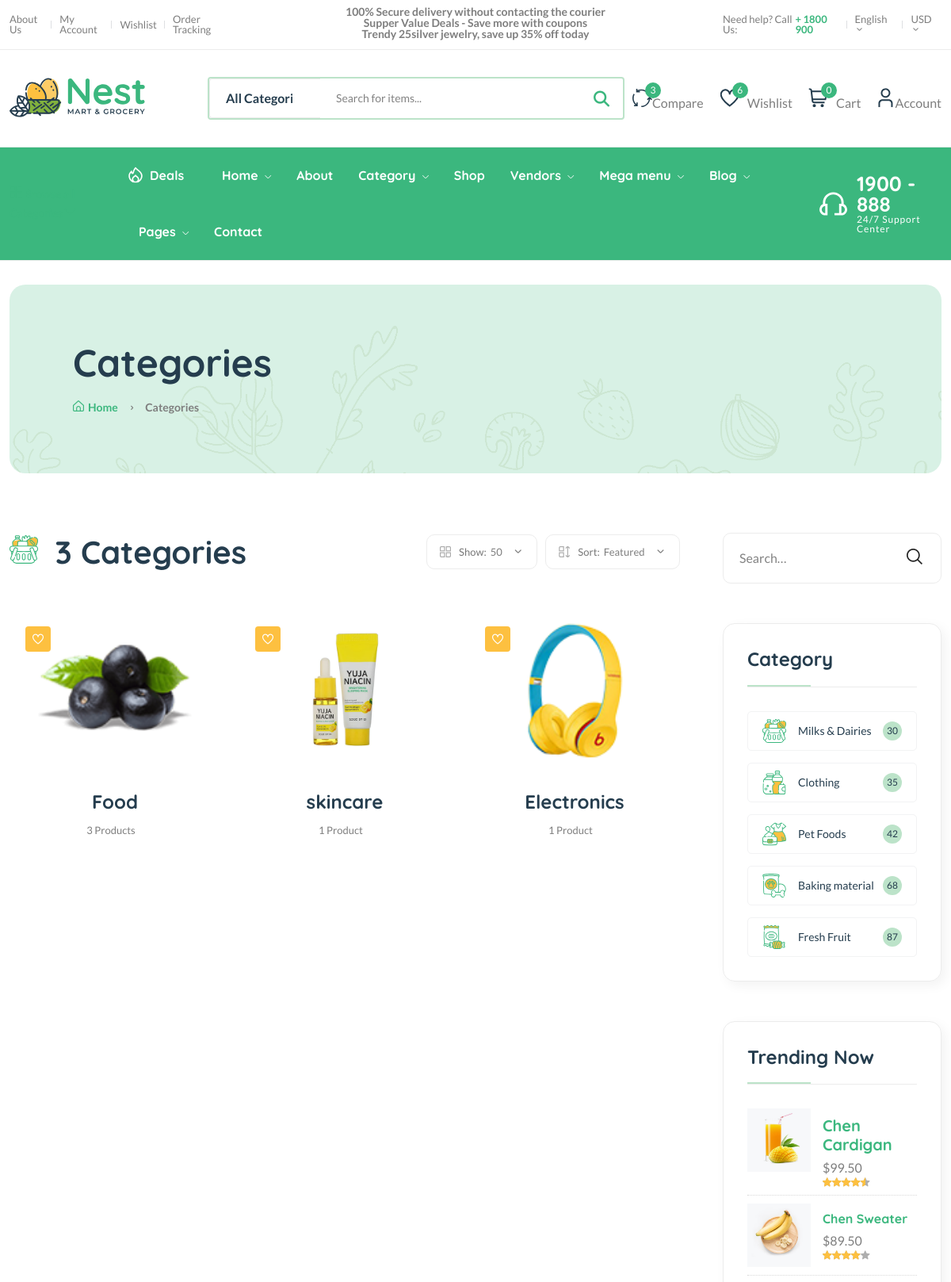
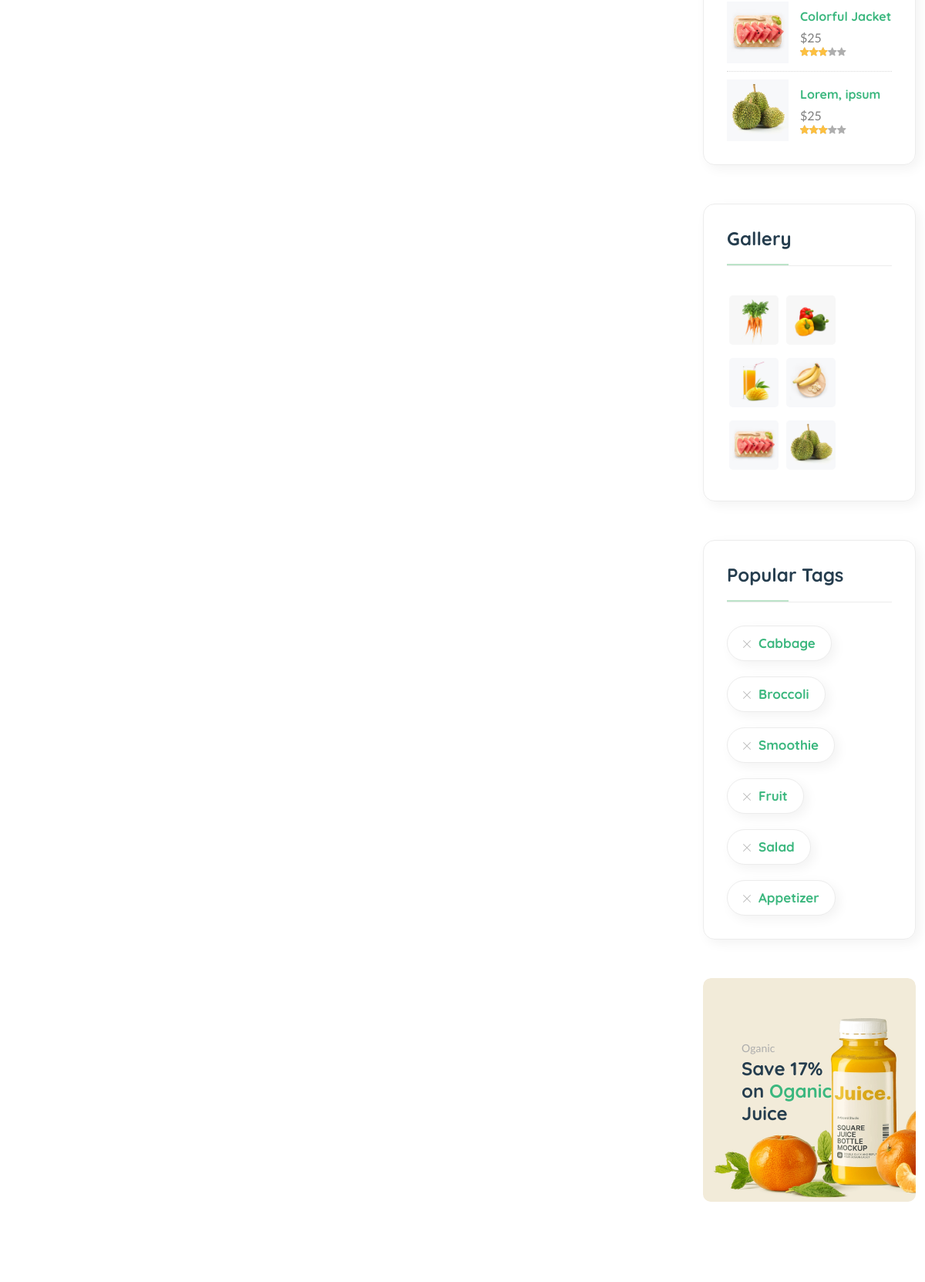
The page /category/ (upper part) on the database its author committed (2 pictures, top to bottom).
### core/models.py (models this page shows, shortened)
class Category(models.Model):
    cid = ShortUUIDField(length=10, max_length=20, unique=True, alphabet = 'abcdefghij1234560789',prefix='cat')
    title = models.CharField(max_length=100,default='product')
    image = models.ImageField(upload_to='category',default='categor.jpg')
    class Meta:
        verbose_name_plural = "Categories"

### core/views.py (the view)
# urls.py: path('category/',views.category_list_view,name='category-list'),
def category_list_view(request):
    categories = Category.objects.all()
    context={
        'categories':categories
    }
    return render(request, 'core/category-list.html', context)

### core/context_processor.py (called while the page is built)
def default(request):
    categories = Category.objects.all()
    products = Product.objects.all()
    vendors = Vendor.objects.all()
    min_max_price = Product.objects.aggregate(min_price=Min('price'),max_price=Max('price'))
    print('price range',min_max_price)
    try:
          address = Address.objects.get(user=request.user)
    except:
         address=None
    return {
         'categories':categories,
         'address':address,
         'vendors':vendors,
         'min_max_price':min_max_price
    }

### templates/core/category-list.html (shortened to what this page needs)
{% extends 'partials/base.html'%}
{% load static %}
{% block content %}
    <main class="main">
        <div class="page-header mt-30 mb-75">
            <div class="container">
                <div class="archive-header">
                    <div class="row align-items-center">
                        <div class="col-xl-3">
                            <h1 class="mb-15">Categories</h1>
                            <div class="breadcrumb">
                                <a href="index.html" rel="nofollow"><i class="fi-rs-home mr-5"></i>Home</a>
                                <span></span> Categories
                            </div>
                        </div>
                    </div>
                </div>
            </div>
        </div>
        <div class="page-content mb-50">
            <div class="container">
                <div class="row">
                    <div class="col-lg-9">
                        <div class="shop-product-fillter mb-50 pr-30">
                            <div class="totall-product">
                                <h2>
                                    <img class="w-36px mr-10" src="{% static 'assets/imgs/theme/icons/category-1.svg' %}" alt="" />
                                    {{categories.count}} Categories
                                </h2>
                            </div>
                            <div class="sort-by-product-area">
                                <div class="sort-by-cover mr-10">
                                    <div class="sort-by-product-wrap">
                                        <div class="sort-by">
                                            <span><i class="fi-rs-apps"></i>Show:</span>
                                        </div>
                                        <div class="sort-by-dropdown-wrap">
                                            <span> 50 <i class="fi-rs-angle-small-down"></i></span>
                                        </div>
                                    </div>
                                </div>
                                <div class="sort-by-cover">
                                    <div class="sort-by-product-wrap">
                                        <div class="sort-by">
                                            <span><i class="fi-rs-apps-sort"></i>Sort:</span>
                                        </div>
                                        <div class="sort-by-dropdown-wrap">
                                            <span>Featured <i class="fi-rs-angle-small-down"></i></span>
                                        </div>
                                    </div>
                                </div>
                            </div>
                        </div>
                        <div class="loop-grid pr-30">
                            <div class="row">
                                {%for c in categories%}
                                <article class="col-xl-4 col-lg-6 col-md-6 text-center hover-up mb-30 animated">
                                    <div class="post-thumb">
                                        <a href="{%url 'core:category_product_list_view' c.cid%}">
                                            <img class="border-radius-15" src="{{c.image.url}}" width="200" height="200" />
                                        </a>
                                        <div class="entry-meta">
                                            <a class="entry-meta meta-2" href="{%url 'core:category_product_list_view' c.cid%}"><i class="fi-rs-heart"></i></a>
                                        </div>
                                    </div>
                                    <div class="entry-content-2">
                                        <h4 class="post-title mb-15">
                                            <a href="blog-post-right.html">{{c.title}}</a>
                                        </h4>
                                        <div class="entry-meta font-xs color-grey mt-10 pb-10">
                                            <div>
                                                <span class="hit-count mr-10">{{c.products.count}} Product{{c.products.count|pluralize}}</span>
                                            </div>
                                        </div>
                                    </div>
                                </article>
                                {%endfor%}
                            </div>
                        </div>
                    </div>
                    <div class="col-lg-3 primary-sidebar sticky-sidebar">
                        <div class="widget-area">
                            <div class="sidebar-widget-2 widget_search mb-50">
                                <div class="search-form">
                                    <form action="#">
                                        <input type="text" placeholder="Search…" />
                                        <button type="submit"><i class="fi-rs-search"></i></button>
                                    </form>
                                </div>
                            </div>
                            <div class="sidebar-widget widget-category-2 mb-50">
                                <h5 class="section-title style-1 mb-30">Category</h5>
                                <ul>
                                    <li>
                                        <a href="shop-grid-right.html"> <img src="{% static 'assets/imgs/theme/icons/category-1.svg' %}" alt="" />Milks & Dairies</a><span class="count">30</span>
                                    </li>
                                    <li>
                                        <a href="shop-grid-right.html"> <img src="{% static 'assets/imgs/theme/icons/category-2.svg' %}" alt="" />Clothing</a><span class="count">35</span>
                                    </li>
                                    <li>
                                        <a href="shop-grid-right.html"> <img src="{% static 'assets/imgs/theme/icons/category-3.svg' %}" alt="" />Pet Foods </a><span class="count">42</span>
                                    </li>
                                    <li>
                                        <a href="shop-grid-right.html"> <img src="{% static 'assets/imgs/theme/icons/category-4.svg' %}" alt="" />Baking material</a><span class="count">68</span>
                                    </li>
                                    <li>
                                        <a href="shop-grid-right.html"> <img src="{% static 'assets/imgs/theme/icons/category-5.svg' %}" alt="" />Fresh Fruit</a><span class="count">87</span>
                                    </li>
                                </ul>
                            </div>
                            <div class="sidebar-widget product-sidebar mb-50 p-30 bg-grey border-radius-10">
                                <h5 class="section-title style-1 mb-30">Trending Now</h5>
                                <div class="single-post clearfix">
                                    <div class="image">
                                        <img src="{% static 'assets/imgs/shop/thumbnail-3.jpg' %}" alt="#" />
                                    </div>
                                    <div class="content pt-10">
                                        <h5><a href="shop-product-detail.html">Chen Cardigan</a></h5>
                                        <p class="price mb-0 mt-5">$99.50</p>
                                        <div class="product-rate">
                                            <div class="product-rating" style="width: 90%"></div>
                                        </div>
                                    </div>
                                </div>
                                <div class="single-post clearfix">
                                    <div class="image">
                                        <img src="{% static 'assets/imgs/shop/thumbnail-4.jpg' %}" alt="#" />
                                    </div>
                                    <div class="content pt-10">
                                        <h6><a href="shop-product-detail.html">Chen Sweater</a></h6>
                                        <p class="price mb-0 mt-5">$89.50</p>
                                        <div class="product-rate">
                                            <div class="product-rating" style="width: 80%"></div>
                                        </div>
                                    </div>
                                </div>
                                <div class="single-post clearfix">
                                    <div class="image">
                                        <img src="{% static 'assets/imgs/shop/thumbnail-5.jpg' %}" alt="#" />
                                    </div>
                                    <div class="content pt-10">
                                        <h6><a href="shop-product-detail.html">Colorful Jacket</a></h6>
                                        <p class="price mb-0 mt-5">$25</p>
                                        <div class="product-rate">
                                            <div class="product-rating" style="width: 60%"></div>
                                        </div>
                                    </div>
                                </div>
                                <div class="single-post clearfix">
                                    <div class="image">
                                        <img src="{% static 'assets/imgs/shop/thumbnail-6.jpg' %}" alt="#" />
                                    </div>
                                    <div class="content pt-10">
                                        <h6><a href="shop-product-detail.html">Lorem, ipsum</a></h6>
                                        <p class="price mb-0 mt-5">$25</p>
                                        <div class="product-rate">
                                            <div class="product-rating" style="width: 60%"></div>
                                        </div>
                                    </div>
                                </div>
                            </div>
                            <div class="sidebar-widget widget_instagram mb-50">
                                <h5 class="section-title style-1 mb-30">Gallery</h5>
                                <div class="instagram-gellay">
                                    <ul class="insta-feed">
                                        <li>
                                            <a href="#"><img class="border-radius-5" src="{% static 'assets/imgs/shop/thumbnail-1.jpg' %}" alt="" /></a>
                                        </li>
                                        <li>
                                            <a href="#"><img class="border-radius-5" src="{% static 'assets/imgs/shop/thumbnail-2.jpg' %}" alt="" /></a>
                                        </li>
                                        <li>
                                            <a href="#"><img class="border-radius-5" src="{% static 'assets/imgs/shop/thumbnail-3.jpg' %}" alt="" /></a>
                                        </li>
                                        <li>
                                            <a href="#"><img class="border-radius-5" src="{% static 'assets/imgs/shop/thumbnail-4.jpg' %}" alt="" /></a>
                                        </li>
                                        <li>
                                            <a href="#"><img class="border-radius-5" src="{% static 'assets/imgs/shop/thumbnail-5.jpg' %}" alt="" /></a>
                                        </li>
                                        <li>
                                            <a href="#"><img class="border-radius-5" src="{% static 'assets/imgs/shop/thumbnail-6.jpg' %}" alt="" /></a>
                                        </li>
                                    </ul>
                                </div>
                            </div>
                            <div class="sidebar-widget widget-tags mb-50 pb-10">
                                <h5 class="section-title style-1 mb-30">Popular Tags</h5>
                                <ul class="tags-list">
                                    <li class="hover-up">
                                        <a href="blog-category-grid.html"><i class="fi-rs-cross mr-10"></i>Cabbage</a>
                                    </li>
                                    <li class="hover-up">
                                        <a href="blog-category-grid.html"><i class="fi-rs-cross mr-10"></i>Broccoli</a>
                                    </li>
                                    <li class="hover-up">
                                        <a href="blog-category-grid.html"><i class="fi-rs-cross mr-10"></i>Smoothie</a>
                                    </li>
                                    <li class="hover-up">
                                        <a href="blog-category-grid.html"><i class="fi-rs-cross mr-10"></i>Fruit</a>
                                    </li>
                                    <li class="hover-up mr-0">
                                        <a href="blog-category-grid.html"><i class="fi-rs-cross mr-10"></i>Salad</a>
                                    </li>
                                    <li class="hover-up mr-0">
                                        <a href="blog-category-grid.html"><i class="fi-rs-cross mr-10"></i>Appetizer</a>
                                    </li>
                                </ul>
                            </div>
                            <div class="banner-img wow fadeIn mb-50 animated d-lg-block d-none">
                                <img src="{% static 'assets/imgs/banner/banner-11.png' %}" alt="" />
                                <div class="banner-text">
                                    <span>Oganic</span>
                                    <h4>
                                        Save 17% <br />
                                        on <span class="text-brand">Oganic</span><br />
                                        Juice
                                    </h4>
                                </div>
                            </div>
                        </div>
                    </div>
                </div>
            </div>
        </div>
    </main>
 {% endblock content %}

### rows shown on the page
Category: image (picture), title "Food", products.count "3"
Category: image (picture), title "skincare", products.count "1"
Category: image (picture), title "Electronics", products.count "1"

### other values the page prints
{{ request.session.cart_data_obj|length }} "0"
{{ categories.count }} "3"
